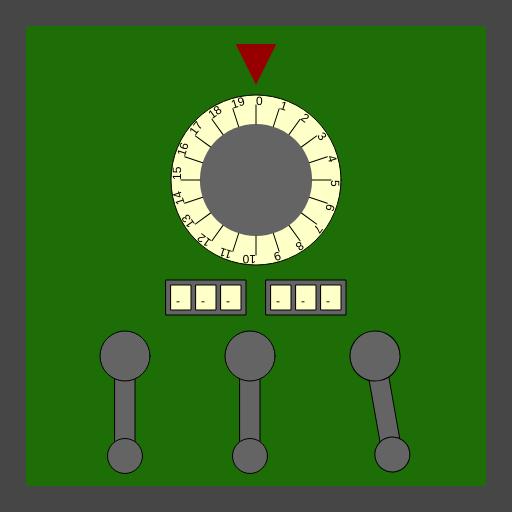
Frame 1 (no input)
Frame 60 (no input): identical to frame 1, image omitted
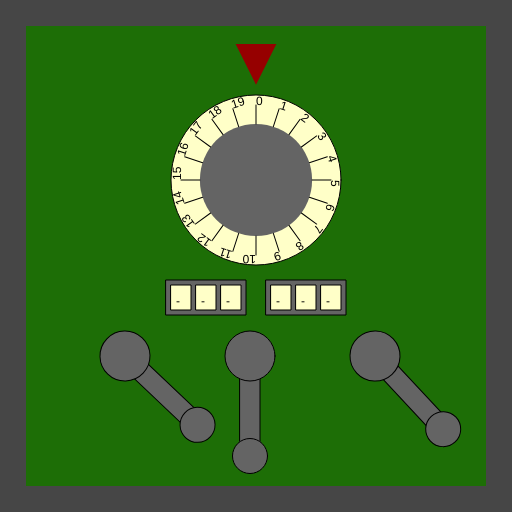
Frame 120 (the mouse pressed at the canvas centre since frame 60)

The p5.js sketch that drew these frames (run headless with seeded random() and noise() and a simulated clock; from frame 60 on, the mouse is pressed at the canvas centre):

// p5.js sketch
// ── sketch.js
/*

Officer: tchow004
CaseNum: 303-3-52936313-1906165

Case 303 - The Case of the Crooked Attorney
Stage 4 - The Courthouse

Torvalds has his final safe in his courthouse chambers. Luckily there is a court case proceeding.
You can sneak into his chambers whilst he makes his closing statement.

Crack the safe by doing the following:

	When the mouse button is released:
	- Use the 'map' function to scale mouseX to values ranging from 2 to 14.
	- Assign the output to secureLockerCombA

	Whilst the mouse is being dragged:
	- Use the 'map' function to scale mouseY to values ranging from 2 to 9.
	- Assign the output to secureLockerCombB

	When any key is released:
	- Make secureLockerCombC equal to the value of 'keyCode'

	When the mouse button is pressed:
	- Use the 'map' function to scale mouseY to values ranging from 15 to 78.
	- Assign the output to secureLockerCombD

	When the mouse button is released:
	- Use the 'map' function to scale mouseY to values ranging from 13 to 77.
	- Assign the output to secureLockerCombE

	Whilst the mouse is moving:
	- Use the 'map' function to scale mouseX to values ranging from 10 to 76.
	- Assign the output to secureLockerCombF



This time you'll need to create the relevant event handlers yourself.

There are many possible ways of investigating this case, but you
should use ONLY the following commands:

	- The assignment operator aka. the equals sign !
	- mouseX, mouseY
	- key, keyCode
	- random
	- map

*/

//declare the variables

var secureLockerCombA;
var secureLockerCombB;
var secureLockerCombC;
var secureLockerCombD;
var secureLockerCombE;
var secureLockerCombF;


function preload()
{
	//IMAGES WILL BE LOADED HERE

}

function setup()
{
	createCanvas(512,512);

	//initialise the variables
	secureLockerCombA = 0;
	secureLockerCombB = "";
	secureLockerCombC = "";
	secureLockerCombD = 0;
	secureLockerCombE = 0;
	secureLockerCombF = 0;

}

///////////////////EVENT HANDLERS///////////////////

//Create event handlers here to open the safe ...

function mouseReleased()
{
   //	When the mouse button is released:
//	- Use the 'map' function to scale mouseX to values ranging from 2 to 14.
//	- Assign the output to secureLockerCombA
    secureLockerCombA = map(mouseX, 0, 512, 2, 14); 
//	When the mouse button is released:
//	- Use the 'map' function to scale mouseY to values ranging from 13 to 77.
//	- Assign the output to secureLockerCombE
    secureLockerCombE = map(mouseY,0,512,13,77);
}

function mouseDragged()
{
//    Whilst the mouse is being dragged:
//	- Use the 'map' function to scale mouseY to values ranging from 2 to 9.
//	- Assign the output to secureLockerCombB
    secureLockerCombB = map(mouseY, 0,512, 2,9);
}

function keyReleased()
{
//    When any key is released:
//	- Make secureLockerCombC equal to the value of 'keyCode'
    secureLockerCombC = keyCode;
}

function mousePressed()
{
//    	When the mouse button is pressed:
//	- Use the 'map' function to scale mouseY to values ranging from 15 to 78.
//	- Assign the output to secureLockerCombD
    secureLockerCombD = map(mouseY, 0,512, 15,78);
}

function mouseMoved()
{
//    Whilst the mouse is moving:
//	- Use the 'map' function to scale mouseX to values ranging from 10 to 76.
//	- Assign the output to secureLockerCombF
    secureLockerCombF = map(mouseX,0,512,10,76);
}

///////////////DO NOT CHANGE CODE BELOW THIS POINT///////////////////

function draw()
{

	//Draw the safe door
	background(70);
	noStroke();
	fill(29,110,6);
	rect(26,26,width-52,width-52);

	//Draw the combination dial
	push();
	translate(256,180);
	drawDial(170,secureLockerCombA,20);
	pop();

	//Draw the spinners
	push();
	translate(206,280);
	drawSpinner(3, secureLockerCombB);
	pop();

	push();
	translate(306,280);
	drawSpinner(3, secureLockerCombC);
	pop();

	//Draw the levers
	push();
	translate(125,356);
	drawLever(secureLockerCombD);
	pop();

	push();
	translate(250,356);
	drawLever(secureLockerCombE);
	pop();

	push();
	translate(375,356);
	drawLever(secureLockerCombF);
	pop();

}

function drawDial(diameter,num,maxNum)
{
	//the combination lock

	var r = diameter * 0.5;
	var p = r * 0.6;

	stroke(0);
	fill(255,255,200);
	ellipse(0,0,diameter,diameter);
	fill(100);
	noStroke();
	ellipse(0,0,diameter*0.66,diameter*0.66);
	fill(150,0,0);
	triangle(
		-p * 0.4,-r-p,
		p * 0.4,-r-p,
		0,-r-p/5
	);

	noStroke();

	push();
	var inc = 360/maxNum;

	rotate(radians(-num * inc));
	for(var i = 0; i < maxNum; i++)
	{
		push();
		rotate(radians(i * inc));
		stroke(0);
		line(0,-r*0.66,0,-(r-10));
		noStroke();
		fill(0);
		text(i,0,-(r-10));
		pop();
	}

	pop();
}

function drawLever(rot)
{
	push();
	rotate(radians(-rot))
	stroke(0);
	fill(100);
	rect(-10,0,20,100);
	ellipse(0,0,50,50);
	ellipse(0,100,35,35);
	pop();
}

function drawSpinner(numSpinners, val)
{
	var sw = 20;
	var ow = (sw + 5) * numSpinners + 5;
	stroke(0);
	fill(100);
	rect(-ow/2,0,ow,35);
	if(typeof(val) == "number")
	{
		val = floor(val).toString(); //convert to string
	}
	var d = numSpinners - val.length;

	for(var d = numSpinners - val.length; d > 0; d--)
	{
		val = "-" + val;
	}

	for(var i = 0; i < numSpinners; i++)
	{
		stroke(0);
		fill(255,255,200);
		rect(-ow/2 + i * (sw + 5) + 5,5,20,25);
		fill(0);
		noStroke();
		text(val[i],-ow/2 + sw/2 + i * (sw +5),25);
	}

}
